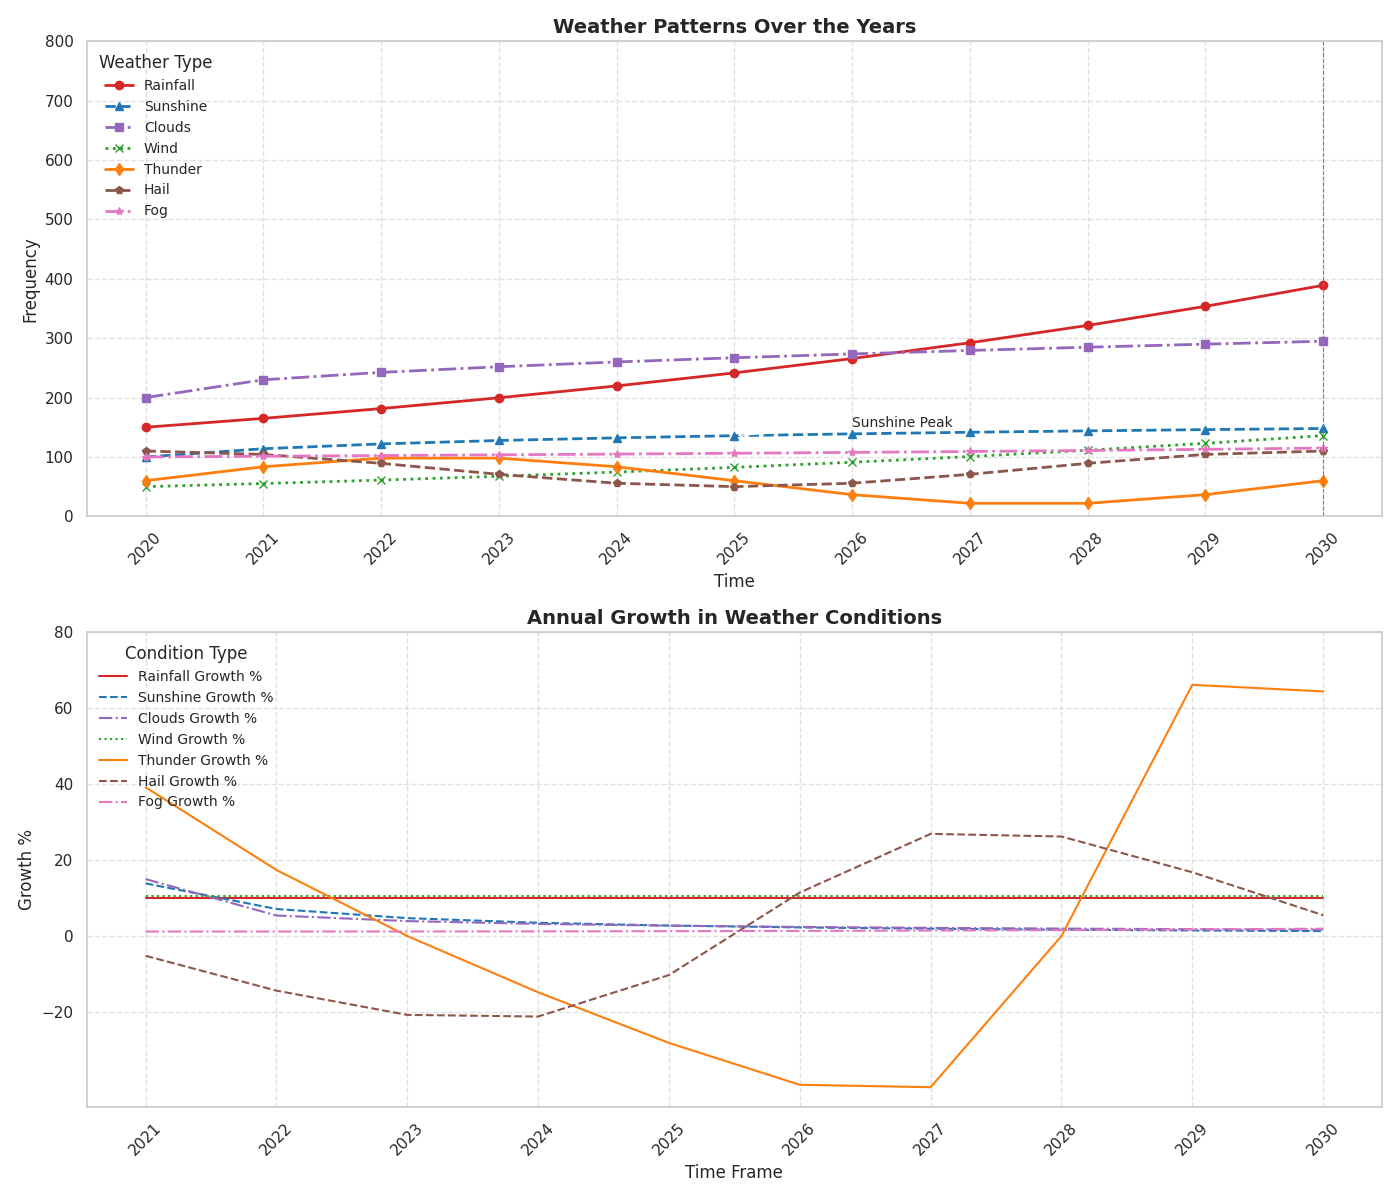

Generate this figure with Python:
import matplotlib.pyplot as plt
import numpy as np

years = np.arange(2020, 2031)

# Existing data series
novels_published = 150 * (1.1 ** np.arange(len(years)))
poetry_published = 100 + 20 * np.log1p(np.arange(len(years)))
short_stories_published = 200 + 30 * np.sqrt(np.arange(len(years)))
essays_published = 50 * np.exp(0.1 * np.arange(len(years)))
plays_published = 60 + 40 * np.sin(np.linspace(0, 2 * np.pi, len(years)))

# Additional data series
hail_published = 80 + 30 * np.cos(np.linspace(0, 2 * np.pi, len(years)))
fog_published = 100 + 15 * np.tan(np.linspace(0, np.pi/4, len(years)))

# Extended color list
color_list = ['#d62728', '#1f77b4', '#9467bd', '#2ca02c', '#ff7f0e', '#8c564b', '#e377c2']

fig, axs = plt.subplots(2, 1, figsize=(14, 12))

# Plot existing data series
axs[0].plot(years, novels_published, label='Rainfall', color=color_list[0], marker='o', linewidth=2, linestyle='-')
axs[0].plot(years, poetry_published, label='Sunshine', color=color_list[1], marker='^', linewidth=2, linestyle='--')
axs[0].plot(years, short_stories_published, label='Clouds', color=color_list[2], marker='s', linewidth=2, linestyle='-.')
axs[0].plot(years, essays_published, label='Wind', color=color_list[3], marker='x', linewidth=2, linestyle=':')
axs[0].plot(years, plays_published, label='Thunder', color=color_list[4], marker='d', linewidth=2, linestyle='-')

# Plot additional data series
axs[0].plot(years, hail_published, label='Hail', color=color_list[5], marker='p', linewidth=2, linestyle='--')
axs[0].plot(years, fog_published, label='Fog', color=color_list[6], marker='*', linewidth=2, linestyle='-.')

axs[0].set_title('Weather Patterns Over the Years', fontsize=14, fontweight='bold')
axs[0].set_xlabel('Time', fontsize=12)
axs[0].set_ylabel('Frequency', fontsize=12)

axs[0].legend(loc='upper left', title='Weather Type', fontsize=10, frameon=False)
axs[0].grid(True, linestyle='--', alpha=0.6)

axs[0].set_xticks(years)
axs[0].set_xticklabels(years, rotation=45)
axs[0].set_yticks(np.arange(0, 801, 100))

axs[0].axvline(x=2030, color='gray', linestyle='--', linewidth=0.8, label='Notable Year')

axs[0].annotate('Sunshine Peak', xy=(2025, poetry_published[5]), xytext=(2026, 150),
                arrowprops=dict(facecolor='black', arrowstyle='->'), fontsize=10)

# Calculate growth rates for all series including additional ones
growth_novels = np.diff(novels_published) / novels_published[:-1] * 100
growth_poetry = np.diff(poetry_published) / poetry_published[:-1] * 100
growth_short_stories = np.diff(short_stories_published) / short_stories_published[:-1] * 100
growth_essays = np.diff(essays_published) / essays_published[:-1] * 100
growth_plays = np.diff(plays_published) / plays_published[:-1] * 100
growth_hail = np.diff(hail_published) / hail_published[:-1] * 100
growth_fog = np.diff(fog_published) / fog_published[:-1] * 100

growth_years = years[1:]

# Plot growth rates for all data series
axs[1].plot(growth_years, growth_novels, label='Rainfall Growth %', color=color_list[0], linestyle='-')
axs[1].plot(growth_years, growth_poetry, label='Sunshine Growth %', color=color_list[1], linestyle='--')
axs[1].plot(growth_years, growth_short_stories, label='Clouds Growth %', color=color_list[2], linestyle='-.')
axs[1].plot(growth_years, growth_essays, label='Wind Growth %', color=color_list[3], linestyle=':')
axs[1].plot(growth_years, growth_plays, label='Thunder Growth %', color=color_list[4], linestyle='-')

axs[1].plot(growth_years, growth_hail, label='Hail Growth %', color=color_list[5], linestyle='--')
axs[1].plot(growth_years, growth_fog, label='Fog Growth %', color=color_list[6], linestyle='-.')

axs[1].set_title('Annual Growth in Weather Conditions', fontsize=14, fontweight='bold')
axs[1].set_xlabel('Time Frame', fontsize=12)
axs[1].set_ylabel('Growth %', fontsize=12)

axs[1].legend(loc='upper left', title='Condition Type', fontsize=10, frameon=False)
axs[1].grid(True, linestyle='--', alpha=0.6)

axs[1].set_xticks(growth_years)
axs[1].set_xticklabels(growth_years, rotation=45)
axs[1].set_yticks(np.arange(-20, 81, 20))

plt.tight_layout()
plt.show()
